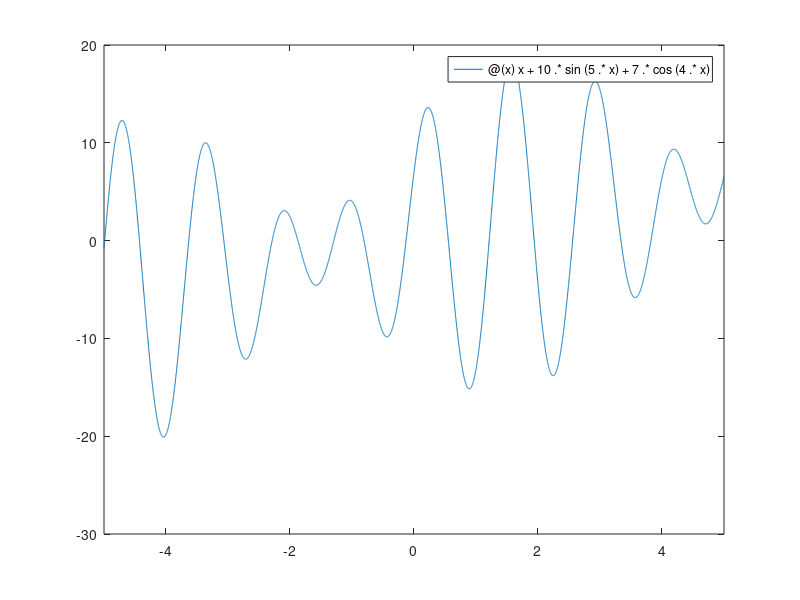

Write MATLAB code to recreate this figure. (Note: this script raises an error after producing the figure.)
fplot(@(x)x+10.*sin(5.*x)+7.*cos(4.*x))

% Let's create a random starting population of size 10
initPop=initializega(10,[0 9],'gaDemo1Eval');
% To have a look at this population the initPop is plotted as shown in 
% Figure 3.14
hold on
plot (initPop(:,1),initPop(:,2),'g+')

% Now the GA is run for one generation
[x, endPop]=ga([0 9],'gaDemo1Eval',[],initPop,[1e-6 1 1],'maxGenTerm',1,...
    'normGeomSelect',[0.08],['arithXover'],[2 0],'nonUnifMutation',...
    [2 1 3]);

% The resulting population is plotted and the plot is shown in Figure 3.15
plot (endPop(:,1),endPop(:,2),'ro')

% Next the GA is run for 25 generations
[x endPop]=ga([0 9],'gaDemo1Eval',[],initPop,[1e-6 1 1],'maxGenTerm',...
    25,'normGeomSelect',[0.08],['arithXover'],[2],'nonUnifMutation',...
    [2 25 3]);

disp(x)

% The resulting population is plotted and the plot is shown in Figure 3.16.
plot(endPop(:,1),endPop(:,2),'y*')
